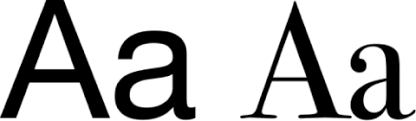
#> input picture images.png, 416 x 121 px, found by its file name
$ python atividade.py   (older library calls are emulated)
#> lines starting #> are read from the running program, lines starting #| are printed output that depends on the picture; after the words box and inside, x2 and y2 are one past the last pixel; in counts of white or black regions, pixels touching at a corner belong together
#> in process_image, image is the input picture: shape (121, 416); min 0, max 255, mean 192.7
import cv2
import numpy as np
import mahotas.features.texture as mht

def extract_features(image):
    # Extraindo características estruturais
    edges = cv2.Canny(image, 100, 200)
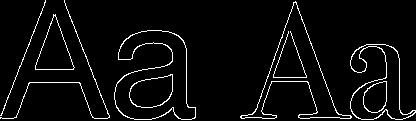
#> edges: shape (121, 416); 4.6% white in thin lines or dots
    contours, _ = cv2.findContours(edges, cv2.RETR_EXTERNAL, cv2.CHAIN_APPROX_SIMPLE)
#> contours = 6 contours, 2 with area under 20; largest, box (x1, y1, x2, y2) and area: (114, 30, 196, 120) 4636, (240, 1, 352, 119) 3496, (350, 44, 416, 120) 2493, (35, 14, 75, 70) 1128
    structural_features = len(contours)  # Número de contornos encontrados
#> structural_features = 6

    # Extraindo estatísticas
    stats = cv2.connectedComponentsWithStats((image > 0).astype(np.uint8), 8, cv2.CV_32S)
    stats_features = stats[2][1:]  # Remover o primeiro elemento, que é o fundo
#> stats_features = [[0, 0, 416, 121, 36520], [34, 13, 42, 57, 1244], [272, 29, 35, 49, 915], [129, 73, 45, 35, 1168]]

    # Extraindo características da GLCM
    textures = mht.haralick(image.astype(np.uint8))
    glcm_features = textures.mean(axis=0)[:5]  # Pegar os cinco primeiros valores

    return structural_features, stats_features, glcm_features

def process_image(image_path):
    # Lendo a imagem
    image = cv2.imread(image_path, cv2.IMREAD_GRAYSCALE)

    # Extraia características
    structural_features, stats_features, glcm_features = extract_features(image)

    # Escreva os resultados em um arquivo de texto
    with open(image_path[:-4] + '_results.txt', 'w') as file:
        file.write("Imagem: {}\n".format(image_path))
        file.write("Características Estruturais: {}\n".format(structural_features))
        file.write("Estatísticas:\n")
        for i, stat in enumerate(stats_features):
            file.write("Região {}: {}\n".format(i, stat))
        file.write("Características da GLCM: {}\n".format(glcm_features))

    print("Resultados salvos em:", image_path[:-4] + '_results.txt')

image_path = "C:/Users/Leonardo Borges/Desktop/CG/Atividade7/images.png"
process_image(image_path)
#> (the call stopped at in extract_features, `textures = mht.haralick(image.astype(np.uint8))`: mahotas is not available in this run)

$ run again, with img1_roi.png copied over images.png
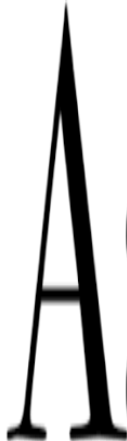
#> input picture img1_roi.png, 127 x 441 px, found by its file name
#> in process_image, image is the input picture: shape (441, 127); min 0, max 255, mean 205.9
#> in extract_features, `edges = cv2.Canny(image, 100, 200)`:
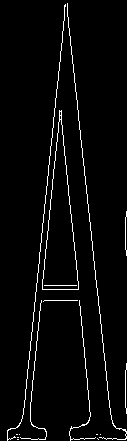
#> edges: shape (441, 127); 3.4% white in thin lines or dots
#> contours = 15 contours, 14 with area under 20; largest, box (x1, y1, x2, y2) and area: (42, 110, 79, 290) 3335
#> structural_features = 15
#> stats_features = [[0, 0, 127, 441, 44833], [41, 106, 39, 186, 3996]]
